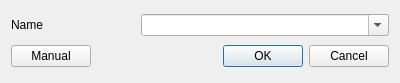
<?xml version="1.0" encoding="UTF-8"?>
<ui version="4.0">
 <class>SimpleInstallDialog</class>
 <widget class="QDialog" name="SimpleInstallDialog">
  <property name="geometry">
   <rect>
    <x>0</x>
    <y>0</y>
    <width>400</width>
    <height>83</height>
   </rect>
  </property>
  <property name="windowTitle">
   <string>Quick Install</string>
  </property>
  <layout class="QVBoxLayout" name="verticalLayout">
   <item>
    <layout class="QHBoxLayout" name="horizontalLayout" stretch="1,2">
     <item>
      <widget class="QLabel" name="label">
       <property name="text">
        <string>Name</string>
       </property>
      </widget>
     </item>
     <item>
      <widget class="QComboBox" name="nameCombo">
       <property name="editable">
        <bool>true</bool>
       </property>
      </widget>
     </item>
    </layout>
   </item>
   <item>
    <layout class="QHBoxLayout" name="horizontalLayout_2">
     <item>
      <widget class="QPushButton" name="manualBtn">
       <property name="toolTip">
        <string>Opens a Dialog that allows custom modifications.</string>
       </property>
       <property name="whatsThis">
        <string>Opens a Dialog that allows custom modifications.</string>
       </property>
       <property name="text">
        <string>Manual</string>
       </property>
      </widget>
     </item>
     <item>
      <spacer name="horizontalSpacer">
       <property name="orientation">
        <enum>Qt::Horizontal</enum>
       </property>
       <property name="sizeHint" stdset="0">
        <size>
         <width>40</width>
         <height>20</height>
        </size>
       </property>
      </spacer>
     </item>
     <item>
      <widget class="QPushButton" name="okBtn">
       <property name="text">
        <string>OK</string>
       </property>
       <property name="default">
        <bool>true</bool>
       </property>
      </widget>
     </item>
     <item>
      <widget class="QPushButton" name="cancelBtn">
       <property name="text">
        <string>Cancel</string>
       </property>
      </widget>
     </item>
    </layout>
   </item>
  </layout>
 </widget>
 <resources/>
 <connections/>
</ui>
